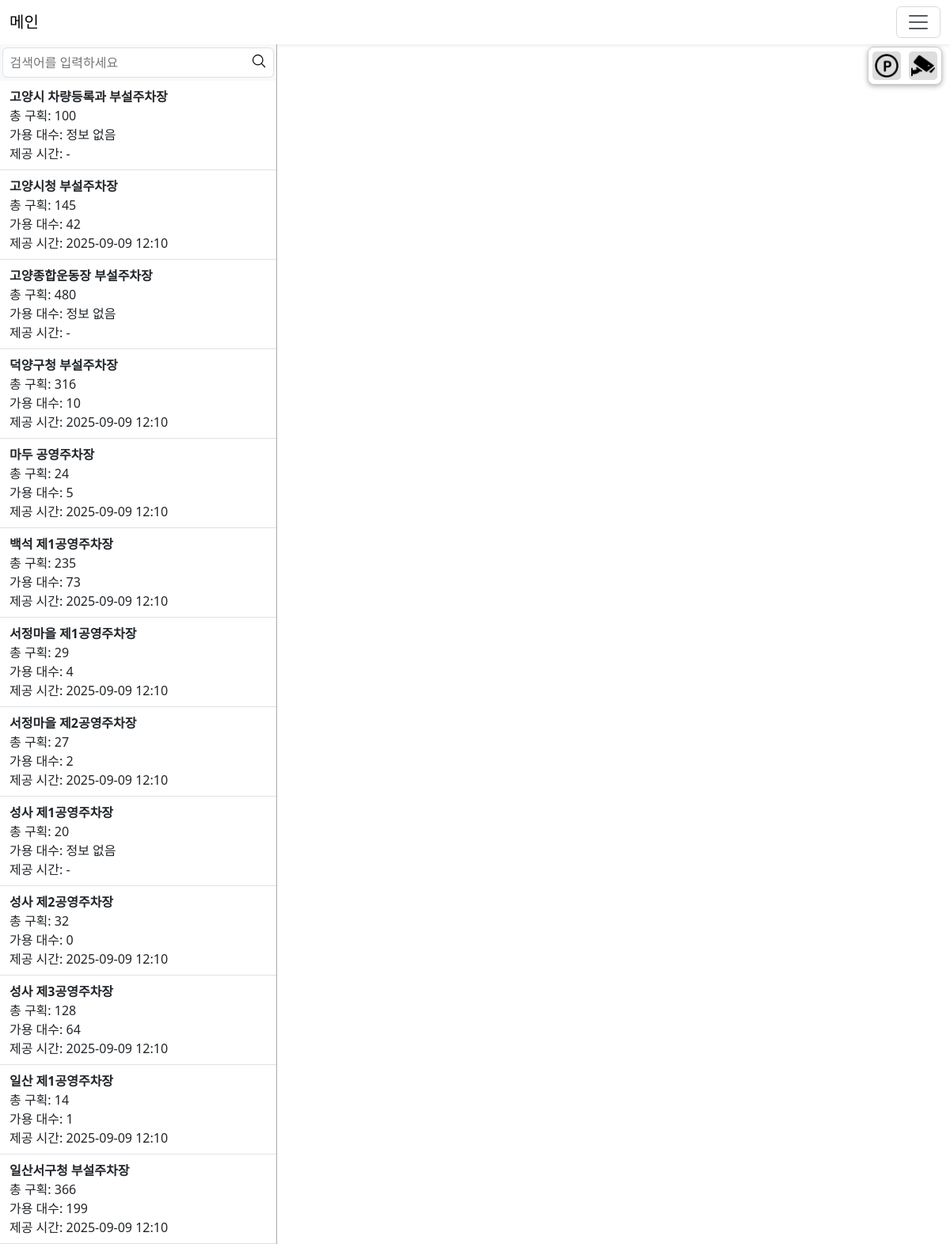
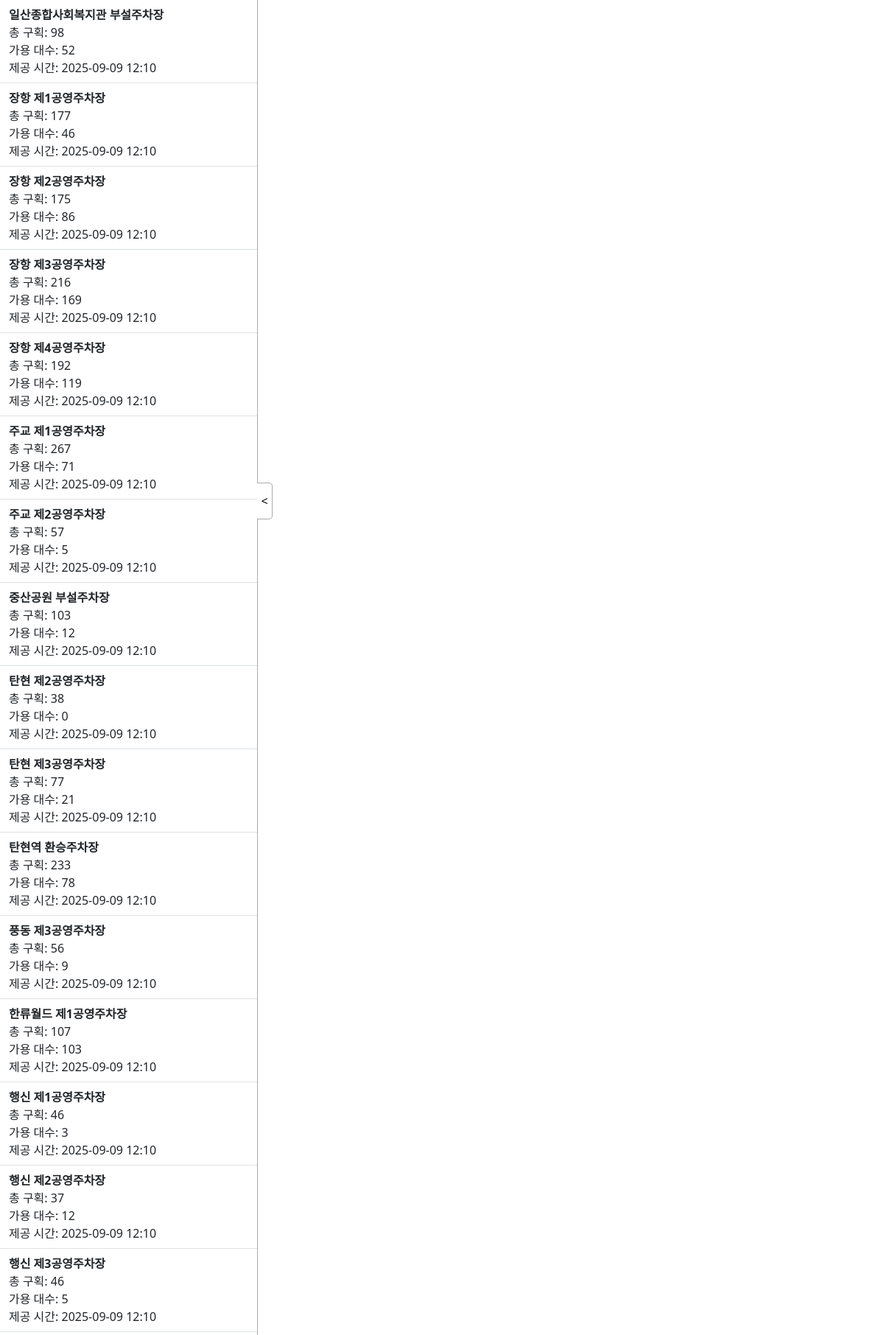
The page / (upper part) on the database its author committed (2 pictures, top to bottom).
### second/models.py (models this page shows, shortened)
class ParkingBasic(models.Model):
    latCrdn = models.CharField(max_length=50, null=True)      # 위도
    lonCrdn = models.CharField(max_length=50, null=True)      # 경도
    pkplcNm = models.CharField(max_length=200, null=True)     # 주차장명
    pkplcId = models.CharField(max_length=50, unique=True, null=True)  # 주차장 ID
    roadNmAddr = models.CharField(max_length=300, null=True)  # 도로명 주소
    pklotCnt = models.CharField(max_length=20, null=True)     # 주차구획 수
    wkdayOprtStartTime = models.CharField(max_length=20, null=True)
    wkdayOprtEndTime = models.CharField(max_length=20, null=True)
    satOprtStartTime = models.CharField(max_length=20, null=True)
    satOprtEndTime = models.CharField(max_length=20, null=True)
    hldyOprtStartTime = models.CharField(max_length=20, null=True)
    hldyOprtEndTime = models.CharField(max_length=20, null=True)
    parkingBscTime = models.CharField(max_length=20, null=True)
    parkingBscFare = models.CharField(max_length=20, null=True)
    addUnitTime = models.CharField(max_length=20, null=True)
    addUnitFare = models.CharField(max_length=20, null=True)
    updated_at = models.DateTimeField(auto_now=True)  # 저장/갱신 시간

class ParkingAvailability(models.Model):
    laeNm = models.CharField(max_length=100)       # 지방자치단체명
    pkplcId = models.CharField(max_length=50, unique=True)      # 주차장ID
    pkplcNm = models.CharField(max_length=200)     # 주차장명
    pklotCnt = models.CharField(max_length=20)     # 주차구획 수
    avblPklotCnt = models.CharField(max_length=20) # 가용 주차구획 수
    ocrnDt = models.CharField(max_length=50)       # 제공시간
    saved_at = models.DateTimeField(auto_now_add=True)  # DB 저장 시각

### second/views.py (the view)
# urls.py: path('', views.map_view, name='map_view'),
def map_view(request):
    basics = ParkingBasic.objects.all()
    availability = ParkingAvailability.objects.all()
    cctv = CCTV.objects.all()
    fav_ids = set()
    if request.user.is_authenticated:
        fav_ids = set(
            Favorite.objects.filter(user=request.user)
            .values_list('parking__pkplcId', flat=True)
        )
    availability_dict = {
        a.pkplcNm: {
            "available": int(a.avblPklotCnt),
            "time": a.ocrnDt[0:16]
        }
        for a in availability
    }
    basics_list = []
    for b in basics:
        name = b.pkplcNm
        pkplc_id = b.pkplcId
        basic_info = {
            "id": pkplc_id,  # ← JS에서 즐겨찾기 토글 시 사용 (data-pk로 전달)
            "name": name,
            "lat": float(b.latCrdn),
            "lng": float(b.lonCrdn),
            "total": int(b.pklotCnt) if b.pklotCnt else 0,
            "address": b.roadNmAddr,
            "weekdayTime": f"{b.wkdayOprtStartTime} ~ {b.wkdayOprtEndTime}",
            "saturdayTime": f"{b.satOprtStartTime} ~ {b.satOprtEndTime}",
            "holidayTime": f"{b.hldyOprtStartTime} ~ {b.hldyOprtEndTime}",
            "basicRate": f"{b.parkingBscFare}원 / {b.parkingBscTime}분",
            "addRate": f"{b.addUnitFare}원 / {b.addUnitTime}분",
            "avblPklotCnt": availability_dict.get(name, {}).get("available", "정보 없음"),
            "ocrnDt": availability_dict.get(name, {}).get("time", "-"),
            "isFavorite": pkplc_id in fav_ids,
        }
        basics_list.append(basic_info)
    basics_list.sort(key=lambda b: b["name"])
    import json
    basics_json = json.dumps(basics_list)
    cctvList = []
    for c in cctv:
        roadNmAddr = c.roadNmAddr
        cctv_info = {"name": roadNmAddr, "lat": float(c.latCrdn), "lng": float(c.lonCrdn)}
        cctvList.append(cctv_info)
    cctv_json = json.dumps(cctvList)
    availability_json = json.dumps([
        {
            "name": a.pkplcNm,
            "total": int(a.pklotCnt),
            "available": int(a.avblPklotCnt),
            "time": a.ocrnDt
        }
        for a in availability
    ])
    autocomplete_names = list(set(
        [b["name"] for b in basics_list] +
        [c["name"] for c in cctvList]
    ))
    autocomplete_names.sort()
    autocomplete_json = json.dumps(autocomplete_names)
    context = {
        "basics": basics_list,
        "basics_json": basics_json,
        "cctv_json": cctv_json,
        "availability_json": availability_json,
    }
    return render(request, "main.html", context)

### second/templates/main.html (shortened to what this page needs)
{% extends 'base.html' %}
{% load static %}
{% block content %}
<div class="container-fluid p-0 m-0">
    <div class="d-flex full-height">
        <div id="sidebar">
            <div class="sidebar d-flex flex-column">
                <div id="search" tabindex="0">
                    <div class="form-control focus-ring  searchInput my-1 px-2" style="width: 98%; margin: 0 auto;">
                        <input type="text" id="search-input" style="padding: 0;"
                               placeholder="검색어를 입력하세요" aria-expanded="false">
                        <button style="background-color: white; padding: 0; border: 0; display: flex; justify-content: center; align-content: center"
                                id="search-btn" type="button" tabindex="-1">
                            <svg xmlns="http://www.w3.org/2000/svg" fill="none" viewBox="0 0 24 24" stroke-width="1.5"
                                 stroke="currentColor" style="width: 20px">
                                <path stroke-linecap="round" stroke-linejoin="round"
                                      d="m21 21-5.197-5.197m0 0A7.5 7.5 0 1 0 5.196 5.196a7.5 7.5 0 0 0 10.607 10.607Z"/>
                            </svg>
                        </button>
                    </div>
                </div>
                <ul id="parking-list" class="list-group list-group-flush flex-grow-1 overflow-auto">
                    {% for b in basics %}
                    <li class="list-group-item parking-item" data-name="{{ b.name }}" id="{{b.name}}">
                        <div class="fw-bold">{{ b.name }}</div>
                        총 구획: {{ b.total }}<br>
                        가용 대수: {{ b.avblPklotCnt }}<br>
                        제공 시간: {{ b.ocrnDt }}<br>
                    </li>
                    {% endfor %}
                </ul>
            </div>
            <button id="sidebar_toggle" onclick="toggle_sidebar()">
                <
            </button>
        </div>
        <div class="map-area">
            <div id="map" style="width:100%; height:100%;"></div>
            <div class="map-toggle-controls">
                <button onclick="toggleParkingMarkers()" id="parkingToggleBtn" style="background-color:#ddd"><img
                        src="{% static 'imgs/parking-area.png' %}" alt="주차장" width="30"></button>
                <button onclick="toggleCCTVMarkers()" id="cctvToggleBtn" style="background-color:#ddd"><img
                        src="{% static 'imgs/security-camera.png' %}" alt="CCTV" width="30"></button>
            </div>
        </div>
    </div>
</div>
{% endblock %}

### second/templates/base.html (style rules this page uses)
input, input:focus { outline: none; box-shadow: none; }
.searchInput { display: flex; }
.searchInput > input { flex: auto; }

### second/templates/main.html (style rules this page uses)
html, body { margin: 0; padding: 0; height: 100%; overflow: hidden; }
*, *::before, *::after { box-sizing: border-box; }
.full-height { height: calc(100vh - 56px); }
.sidebar { width: 350px; background-color: #f8f9fa; overflow-y: auto; }
.map-area { flex-grow: 1; height: 100%; position: relative; }
.list-group-item { margin: 0; padding-left: 12px; padding-right: 12px; border-left: none; border-right: none; }
.sidebar { width: 350px; height: calc(100vh - 56px); display: flex; flex-direction: column; border-right: 1px solid #aaaaaa; }
.sidebar ul.list-group { flex-grow: 1; overflow-y: auto; margin: 0; padding: 0; }
.map-toggle-controls { position: absolute; top: 3px; right: 10px; z-index: 10; background: white; border: 1px solid #ccc; border-radius: 8px; padding: 5px; box-shadow: 0 2px 6px rgba(0, 0, 0, 0.3); display: flex; gap: 10px; align-items: center; }
.map-toggle-controls button { background: white; border: none; cursor: pointer; padding: 3px; border-radius: 5px; display: flex; align-items: center; justify-content: center; }
.map-toggle-controls button img { width: 30px; height: 30px; }
#sidebar { position: fixed; width: 350px; z-index: 3 }
#sidebar_toggle { background-color: white; position: absolute; top: 50%; right: -20px; width: 21px; height: 50px; padding: 0; margin: 0; border-bottom-right-radius: 5px; border-top-right-radius: 5px; border: 1px solid #aaaaaa; border-left: 0; }
input { border: 0; }
li { cursor: pointer; }

### rows shown on the page
ParkingBasic: name "고양시 차량등록과 부설주차장"
ParkingAvailability: name "고양시청 부설주차장", total "145", avblPklotCnt "42", ocrnDt "2025-09-09 12:10"
ParkingBasic: name "고양종합운동장 부설주차장"
ParkingAvailability: name "덕양구청 부설주차장", total "316", avblPklotCnt "10", ocrnDt "2025-09-09 12:10"
ParkingAvailability: name "마두 공영주차장", total "24", avblPklotCnt "5", ocrnDt "2025-09-09 12:10"
ParkingAvailability: name "백석 제1공영주차장", total "235", avblPklotCnt "73", ocrnDt "2025-09-09 12:10"
ParkingAvailability: name "서정마을 제1공영주차장", total "29", avblPklotCnt "4", ocrnDt "2025-09-09 12:10"
ParkingAvailability: name "서정마을 제2공영주차장", total "27", avblPklotCnt "2", ocrnDt "2025-09-09 12:10"
ParkingBasic: name "성사 제1공영주차장"
ParkingAvailability: name "성사 제2공영주차장", total "32", avblPklotCnt "0", ocrnDt "2025-09-09 12:10"
ParkingAvailability: name "성사 제3공영주차장", total "128", avblPklotCnt "64", ocrnDt "2025-09-09 12:10"
ParkingAvailability: name "일산 제1공영주차장", total "14", avblPklotCnt "1", ocrnDt "2025-09-09 12:10"
ParkingAvailability: name "일산서구청 부설주차장", total "366", avblPklotCnt "199", ocrnDt "2025-09-09 12:10"
ParkingAvailability: name "일산종합사회복지관 부설주차장", total "98", avblPklotCnt "52", ocrnDt "2025-09-09 12:10"
ParkingAvailability: name "장항 제1공영주차장", total "177", avblPklotCnt "46", ocrnDt "2025-09-09 12:10"
ParkingAvailability: name "장항 제2공영주차장", total "175", avblPklotCnt "86", ocrnDt "2025-09-09 12:10"
ParkingAvailability: name "장항 제3공영주차장", total "216", avblPklotCnt "169", ocrnDt "2025-09-09 12:10"
ParkingAvailability: name "장항 제4공영주차장", total "192", avblPklotCnt "119", ocrnDt "2025-09-09 12:10"
ParkingAvailability: name "주교 제1공영주차장", total "267", avblPklotCnt "71", ocrnDt "2025-09-09 12:10"
ParkingAvailability: name "주교 제2공영주차장", total "57", avblPklotCnt "5", ocrnDt "2025-09-09 12:10"
ParkingAvailability: name "중산공원 부설주차장", total "103", avblPklotCnt "12", ocrnDt "2025-09-09 12:10"
ParkingAvailability: name "탄현 제2공영주차장", total "38", avblPklotCnt "0", ocrnDt "2025-09-09 12:10"
ParkingAvailability: name "탄현 제3공영주차장", total "77", avblPklotCnt "21", ocrnDt "2025-09-09 12:10"
ParkingAvailability: name "탄현역 환승주차장", total "233", avblPklotCnt "78", ocrnDt "2025-09-09 12:10"
ParkingAvailability: name "풍동 제3공영주차장", total "56", avblPklotCnt "9", ocrnDt "2025-09-09 12:10"
ParkingAvailability: name "한류월드 제1공영주차장", total "107", avblPklotCnt "103", ocrnDt "2025-09-09 12:10"
ParkingAvailability: name "행신 제1공영주차장", total "46", avblPklotCnt "3", ocrnDt "2025-09-09 12:10"
ParkingAvailability: name "행신 제2공영주차장", total "37", avblPklotCnt "12", ocrnDt "2025-09-09 12:10"
ParkingAvailability: name "행신 제3공영주차장", total "46", avblPklotCnt "5", ocrnDt "2025-09-09 12:10"

### other values the page prints
{{ b.total }} "100" "480" "20"
{{ b.avblPklotCnt }} "정보 없음" "정보 없음" "정보 없음"
{{ b.ocrnDt }} "-" "-" "-"
